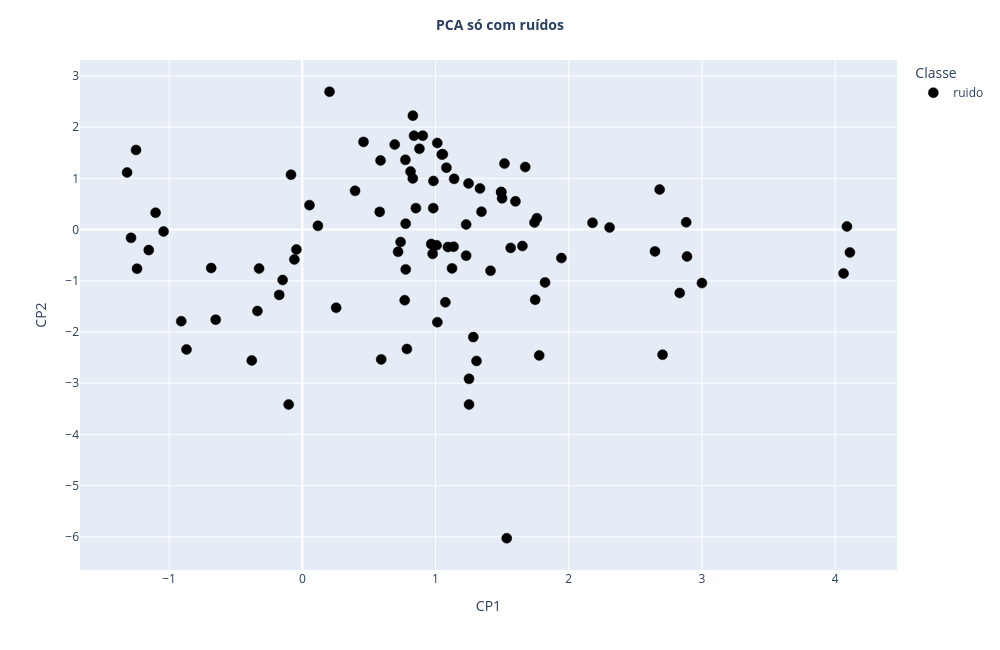

The notebook cell this image was saved under:
### Markdown cell above
## Plot dos ruídos separadamente

### Code cell
df_ruido = df_plot[df_plot['Cluster'] == 'ruido']

fig = px.scatter(df_ruido, x='PCA1', y='PCA2', color='Cluster', color_discrete_map={'ruido': 'black'},
    hover_data={
        'Pokedex': True,
        'Nome': True,
        'Tipo 1': True,
        'Tipo 2': True,
        'Total': True,
        'HP': True,
        'Attack': True,
        'Defense': True,
        'Sp. Atk': True,
        'Sp. Def': True,
        'Speed': True,
        'PCA1': False,
        'PCA2': False
    },
    width=1000, height=650
)

fig.update_traces(marker=dict(size=10, line=dict(width=0.5, color='black')))

fig.update_layout(title={'text': '<b>PCA só com ruídos</b>', 'x': 0.5, 'xanchor': 'center', 'font': {'size': 14}},
    xaxis_title='CP1', yaxis_title='CP2', legend_title='Classe')

fig.show()

### Figure 1 — Plotly figure (JSON) as saved in the notebook; plotly's stock layout.template omitted (floating-point values rounded to 4 significant figures; data arrays with more than 128 entries replaced by an {"elided": "..."} marker saying what was removed)
{"data": [{"customdata": {"elided": "96x11 mixed values"}, "hovertemplate": "Cluster=ruido<br>Pokedex=%{customdata[0]}<br>Nome=%{customdata[1]}<br>Tipo 1=%{customdata[2]}<br>Tipo 2=%{customdata[3]}<br>Total=%{customdata[4]}<br>HP=%{customdata[5]}<br>Attack=%{customdata[6]}<br>Defense=%{customdata[7]}<br>Sp. Atk=%{customdata[8]}<br>Sp. Def=%{customdata[9]}<br>Speed=%{customdata[10]}<extra></extra>", "legendgroup": "ruido", "marker": {"color": "black", "line": {"color": "black", "width": 0.5}, "size": 10, "symbol": "circle"}, "mode": "markers", "name": "ruido", "orientation": "v", "showlegend": true, "type": "scatter", "x": [0.8791, 1.135, 0.3961, -0.3246, 1.493, -0.6502, 1.139, 0.5806, -0.9088, 0.83, 0.7378, 1.945, 1.743, -1.241, 1.124, 1.652, 1.674, 1.748, -0.1733, -0.05985, 0.117, 1.534, -0.08489, 0.9677, -1.248, 2.307, 3.0, 4.088, 0.2042, -0.8694, 0.6936, 0.4593, 1.345, 0.785, 1.5, 0.5922, 0.9783, -0.1477, 2.704, 4.063, -1.102, 1.252, 1.013, 1.248, 1.334, 0.8525, 1.074, 2.882, -0.3371, -1.286, 1.822, 1.778, 4.111, 1.6, 1.761, 1.047, 0.8291, 0.9843, 0.5872, 1.23, 0.7762, 1.564, 1.517, 1.413, 0.9828, 1.055, 1.283, 0.8385, -1.041, 1.082, 1.308, 2.888, 1.251, -0.684, -0.1025, 1.014, 0.05363, 0.7758, 1.093, -0.3795, 2.647, 1.008, 0.9039, 1.23, 0.2539, 0.7686, 0.7738, 0.7186, -1.153, 1.493, -1.315, 0.8125, -0.04421, 2.178, 2.682, 2.833], "xaxis": "x", "y": [1.578, -0.3343, 0.7572, -0.7608, 0.7321, -1.758, 0.9909, 0.3461, -1.788, 2.226, -0.2427, -0.5553, 0.1388, -0.7625, -0.7576, -0.3206, 1.222, -1.369, -1.275, -0.5823, 0.07323, -6.027, 1.073, -0.2831, 1.555, 0.04089, -1.044, 0.06089, 2.692, -2.341, 1.661, 1.713, 0.3497, -2.331, 0.6101, -2.534, -0.4737, -0.9841, -2.443, -0.8565, 0.3296, -3.415, 1.692, 0.902, 0.8045, 0.4192, -1.42, 0.1423, -1.59, -0.1608, -1.031, -2.457, -0.4457, 0.5519, 0.2219, 1.465, 0.9999, 0.9506, 1.351, -0.5082, -0.7768, -0.3575, 1.29, -0.8044, 0.4191, 1.473, -2.099, 1.833, -0.03691, 1.209, -2.565, -0.5246, -2.914, -0.7502, -3.417, -1.808, 0.4781, 0.1165, -0.3406, -2.555, -0.4255, -0.3049, 1.835, 0.099, -1.527, -1.378, 1.362, -0.4336, -0.4002, 0.7321, 1.115, 1.133, -0.3875, 0.132, 0.7821, -1.237], "yaxis": "y"}], "layout": {"height": 650, "legend": {"title": {"text": "Classe"}, "tracegroupgap": 0}, "margin": {"t": 60}, "title": {"font": {"size": 14}, "text": "<b>PCA só com ruídos</b>", "x": 0.5, "xanchor": "center"}, "width": 1000, "xaxis": {"anchor": "y", "domain": [0, 1], "title": {"text": "CP1"}}, "yaxis": {"anchor": "x", "domain": [0, 1], "title": {"text": "CP2"}}}}
